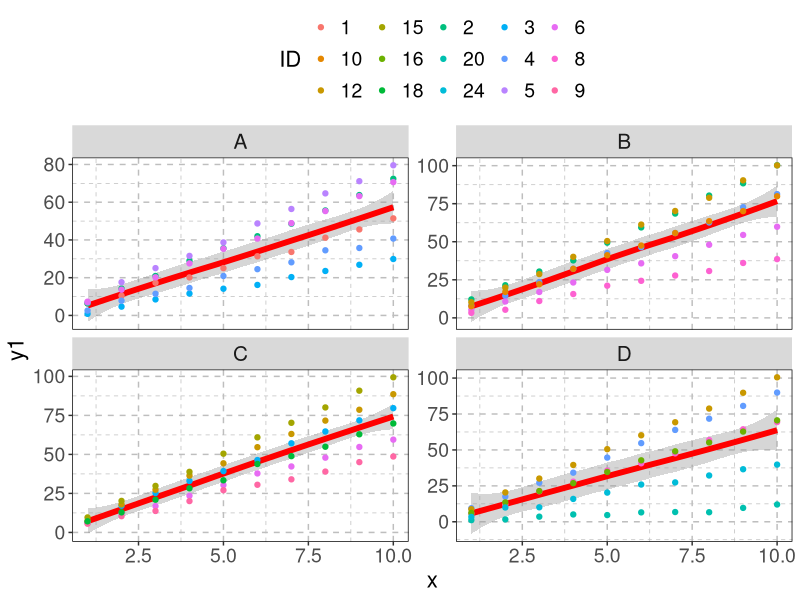
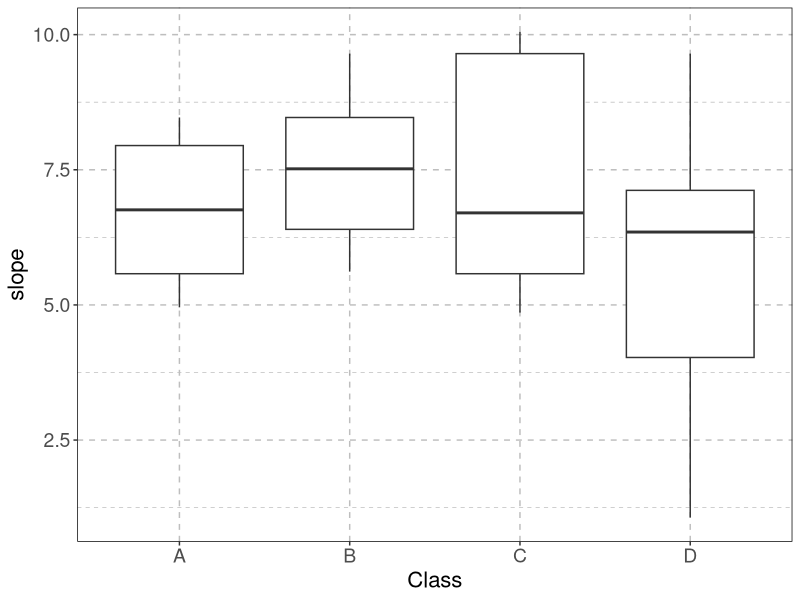

Write the R code that produced these figures, in order.
#title: dynamic variable name in lm model and ggplot2
#author: Jiqi Liu
#date: 2020-08-02

#library packages
library(ggplot2)
library(tidyverse)

#make a dataset

x <- 1:10
Class <- c("A","B","C","D")

df <- data.frame()
count = 1
for (i in Class) {
  for (j in 1:6) {
    y1 <- sample(1:10, 1) * x + rnorm(10,0,1)
    y2 <- sample(1:10, 1) * x + rnorm(10,0,1)
    y3 <- sample(1:10, 1) * x + rnorm(10,0,1)
    y4 <- sample(1:10, 1) * x + rnorm(10,0,1)
    temp <- data.frame(x = x, y1 = y1, y2 = y2, y3 = y3, y4 = y4)
    temp$Class <- i
    temp$ID <- j * count
    df <- rbind(df, temp)
  }
  count = count + 1
}
df$ID <- as.character(df$ID)
str(df)
head(df)
unique(df$Class)
unique(df$ID)
#save the dataset example
#write.csv(df,"data/example_blog0002.csv",quote = F, row.names = F)

#visulazation in ggplot

names(df)

i <- 2

df %>%
  ggplot() +
  geom_smooth(aes_string(x = 'x', y = names(df)[i]), color = 'red', size = 2) +
  geom_point(aes_string(x = "x", y = names(df)[i], color = "ID")) +
  facet_wrap(~Class, nrow = 2, scales = 'free_y') +
  theme(
    strip.text = element_text(size = 15),
    axis.title = element_text(size = 16),
    axis.text = element_text(size = 14),
    title = element_text(size = 18),
    legend.title = element_text(size = 16),
    legend.text = element_text(size = 14),
    plot.title = element_text(hjust = 0.5),
    panel.background = element_rect(fill = "white",colour = "white",size = 0.5, linetype = "solid"),
    panel.grid.major = element_line(size = 0.5, linetype = 'dashed',colour = "grey"), 
    panel.grid.minor = element_line(size = 0.25, linetype = 'dashed',colour = "grey"),
    panel.border = element_rect(colour = "black", fill = NA, size = 0.5),
    legend.position = 'top')

## lm model

df %>%
  group_by(ID) %>%
  summarise(slope = lm(formula(paste0(names(df)[i],"~ x")))$coefficients[2]) %>%
  left_join(select(df, Class, ID)) %>%
  ggplot() +
  geom_boxplot(aes(x = Class, y = slope)) +
  theme(
    strip.text = element_text(size = 15),
    axis.title = element_text(size = 16),
    axis.text = element_text(size = 14),
    title = element_text(size = 18),
    legend.title = element_text(size = 16),
    legend.text = element_text(size = 14),
    plot.title = element_text(hjust = 0.5),
    panel.background = element_rect(fill = "white",colour = "white",size = 0.5, linetype = "solid"),
    panel.grid.major = element_line(size = 0.5, linetype = 'dashed',colour = "grey"), 
    panel.grid.minor = element_line(size = 0.25, linetype = 'dashed',colour = "grey"),
    panel.border = element_rect(colour = "black", fill = NA, size = 0.5))
  
